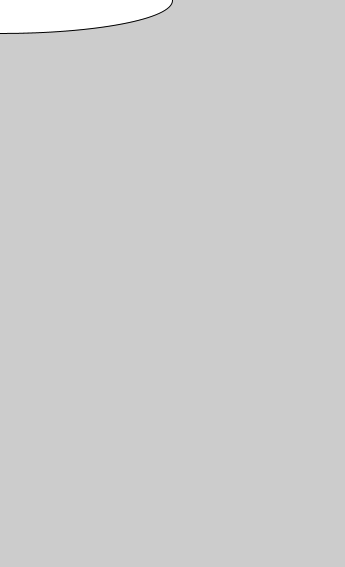
Frame 1 (no input)
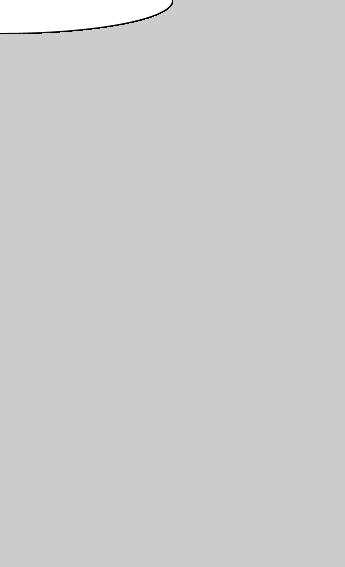
Frame 60 (the mouse pressed at the canvas centre just before this capture)
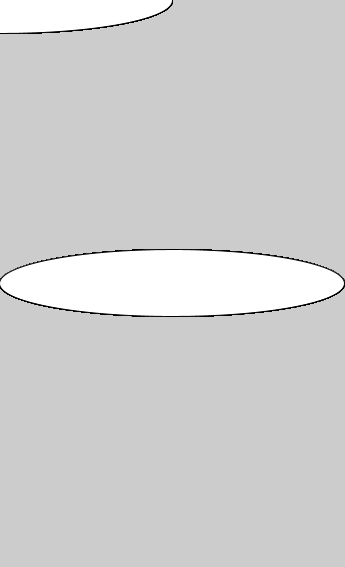
Frame 120 (the mouse held since frame 60 and released just before this capture)

The Processing sketch that drew these frames (run headless with seeded random() and noise(); from frame 60 on, the mouse is pressed at the canvas centre):

// Processing sketch: John_Wick_2
// ── John_Wick_2.pde
void setup(){
  size(345,567);
}
void draw(){
  ellipse(mouseX,mouseY,345,67);
}
void mouseClicked(){
      fill(random(255),random(255), random(255));
}
